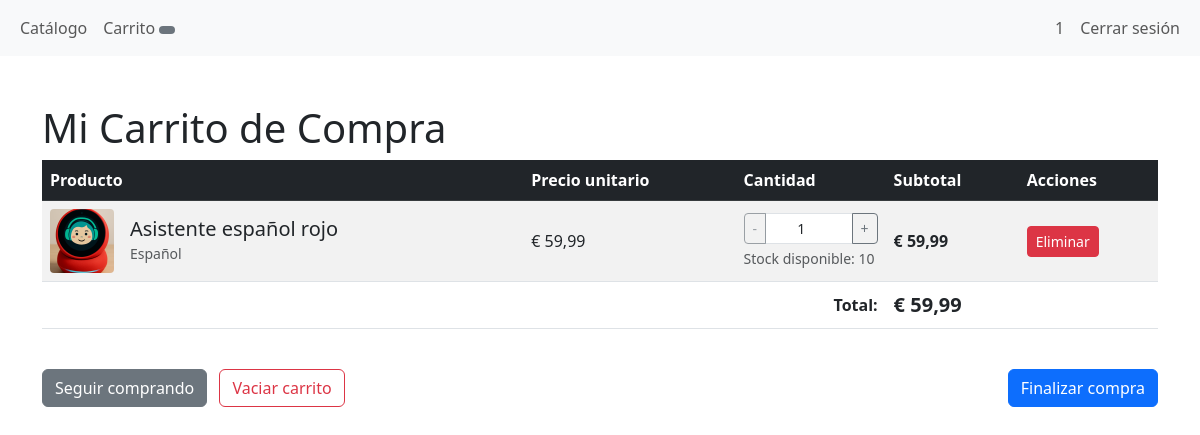
The app's page /carrito (signed in), older data.
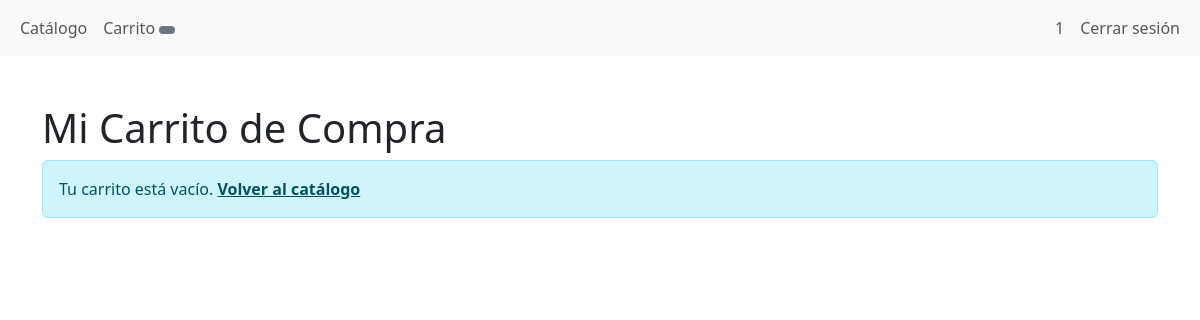
The same page, newer data.
### tables this page shows
CREATE TABLE Items_Carrito (
            id_item INTEGER PRIMARY KEY AUTOINCREMENT,
            id_carrito INTEGER NOT NULL,
            id_producto INTEGER NOT NULL,
            cantidad INTEGER NOT NULL DEFAULT 1,
            FOREIGN KEY (id_carrito) REFERENCES Carritos(id_carrito),
            FOREIGN KEY (id_producto) REFERENCES Productos(id_producto)
        );

CREATE TABLE Productos (
            id_producto INTEGER PRIMARY KEY AUTOINCREMENT,
            nombre TEXT NOT NULL,
            descripcion TEXT,
            precio REAL NOT NULL,
            stock INTEGER NOT NULL DEFAULT 0,
            categoria TEXT,
            imagen_url TEXT
        );

### controllers/CarritoController.php (called while the page is built, shortened)
<?php
require_once __DIR__ . '/../models/Carrito.php';
require_once __DIR__ . '/../models/ItemCarrito.php';
require_once __DIR__ . '/../models/Producto.php';
class CarritoController {
    private PDO $db;
    public function __construct(PDO $db) {
        $this->db = $db;
    }
    public function index() {
        $userId  = $_SESSION['user_id'];
        $carrito = Carrito::getActive($this->db, $userId);
        $items   = $carrito->getItems($this->db);
        $total   = $carrito->getTotal($this->db);
        include __DIR__ . '/../views/header.php';
        include __DIR__ . '/../views/carrito.php';
        include __DIR__ . '/../views/footer.php';
    }
}

### models/Carrito.php (called while the page is built, shortened)
<?php
class Carrito {
    public int $id_carrito;
    public static function getActive(PDO $db, int $userId): ?Carrito {
        $sql = "
            SELECT
                id_carrito,
                id_usuario,
                fecha_creacion,
                activo
            FROM Carritos
            WHERE id_usuario = :id_usuario AND activo = 1
            ORDER BY fecha_creacion DESC
            LIMIT 1
        ";
        $stmt = $db->prepare($sql);
        $stmt->execute(['id_usuario' => $userId]);
        $stmt->setFetchMode(PDO::FETCH_CLASS | PDO::FETCH_PROPS_LATE, self::class);
        $carrito = $stmt->fetch();
        return $carrito;
    }
    public function getItems(PDO $db): array {
        return ItemCarrito::getAllByCarrito($db, $this->id_carrito);
    }
    public function getTotal(PDO $db): float {
        $sql = "
            SELECT SUM(p.precio * ic.cantidad) as total
            FROM Items_Carrito ic
            JOIN Productos p ON ic.id_producto = p.id_producto
            WHERE ic.id_carrito = :id_carrito
        ";
        $stmt = $db->prepare($sql);
        $stmt->execute(['id_carrito' => $this->id_carrito]);
        $result = $stmt->fetch(PDO::FETCH_ASSOC);
        return $result['total'] ?? 0;
    }
}

### models/ItemCarrito.php (called while the page is built, shortened)
<?php
require_once __DIR__ . '/Producto.php';
class ItemCarrito {
    public static function getAllByCarrito(PDO $db, int $carritoId): array {
        $sql = "
            SELECT
                ic.id_item,
                ic.id_carrito,
                ic.id_producto,
                ic.cantidad,
                p.id_producto as 'producto_id',
                p.nombre,
                p.descripcion,
                p.precio,
                p.stock,
                p.categoria,
                p.imagen_url
            FROM Items_Carrito ic
            JOIN Productos p ON ic.id_producto = p.id_producto
            WHERE ic.id_carrito = :id_carrito
        ";
        $stmt = $db->prepare($sql);
        $stmt->execute(['id_carrito' => $carritoId]);
        $items = [];
        while ($row = $stmt->fetch(PDO::FETCH_ASSOC)) {
            $item = new ItemCarrito();
            $item->id_item = $row['id_item'];
            $item->id_carrito = $row['id_carrito'];
            $item->id_producto = $row['id_producto'];
            $item->cantidad = $row['cantidad'];
            $producto = new Producto();
            $producto->id_producto = $row['producto_id'];
            $producto->nombre = $row['nombre'];
            $producto->descripcion = $row['descripcion'];
            $producto->precio = $row['precio'];
            $producto->stock = $row['stock'];
            $producto->categoria = $row['categoria'];
            $producto->imagen_url = $row['imagen_url'];
            $item->producto = $producto;
            $items[] = $item;
        }
        return $items;
    }
}

### models/producto.php (called while the page is built, shortened)
<?php
class Producto {
    public float   $precio;
    public ?string $imagen_url;
    public function getPrecioFormateado(): string {
        return number_format($this->precio, 2, ',', '.');
    }
    public function getRutaImagen(): string {
        $ruta = str_replace('\\', '/', $this->imagen_url);
        if (substr($ruta, 0, 1) !== '/') {
            $ruta = '/' . $ruta;
        }
        return $ruta;
    }
}

### views/carrito.php (the view, shortened to what this page needs)
<div class="container py-4">
  <h1>Mi Carrito de Compra</h1>
  <?php if (empty($items)): ?>
    <div class="alert alert-info">
      Tu carrito está vacío. <a href="/" class="alert-link">Volver al catálogo</a>
    </div>
  <?php else: ?>
    <div class="table-responsive">
      <table class="table table-striped">
        <thead class="table-dark">
          <tr>
            <th>Producto</th>
            <th>Precio unitario</th>
            <th>Cantidad</th>
            <th>Subtotal</th>
            <th>Acciones</th>
          </tr>
        </thead>
        <tbody>
          <?php foreach ($items as $item): ?>
            <tr class="align-middle" data-item-id="<?= $item->id_item ?>">
              <td>
                <div class="d-flex align-items-center">
                  <?php if ($item->producto->imagen_url): ?>
                    <img
                      src="<?= htmlspecialchars($item->producto->getRutaImagen()) ?>"
                      alt="<?= htmlspecialchars($item->producto->nombre) ?>"
                      class="me-3"
                      style="width:64px; height:64px; object-fit:cover; border-radius:4px;"
                    >
                  <?php endif; ?>
                  <div>
                    <h5 class="mb-0"><?= htmlspecialchars($item->producto->nombre) ?></h5>
                    <?php if ($item->producto->categoria): ?>
                      <small class="text-muted"><?= htmlspecialchars($item->producto->categoria) ?></small>
                    <?php endif; ?>
                  </div>
                </div>
              </td>
              <td>€ <?= $item->producto->getPrecioFormateado() ?></td>
              <td style="width: 150px;">
                <div class="input-group">
                  <button
                    class="btn btn-outline-secondary btn-sm btn-decrement"
                    type="button"
                    <?= $item->cantidad <= 1 ? 'disabled' : '' ?>
                  >-</button>
                  <input
                    type="number"
                    class="form-control form-control-sm text-center cantidad-input"
                    value="<?= $item->cantidad ?>"
                    min="1"
                    max="<?= $item->producto->stock ?>"
                    data-item-id="<?= $item->id_item ?>"
                  >
                  <button
                    class="btn btn-outline-secondary btn-sm btn-increment"
                    type="button"
                    <?= $item->cantidad >= $item->producto->stock ? 'disabled' : '' ?>
                  >+</button>
                </div>
                <small class="d-block text-muted mt-1">
                  Stock disponible: <?= $item->producto->stock ?>
                </small>
              </td>
              <td class="fw-bold">
                € <?= number_format($item->producto->precio * $item->cantidad, 2, ',', '.') ?>
              </td>
              <td>
                <button
                  class="btn btn-danger btn-sm btn-remove-item"
                  data-item-id="<?= $item->id_item ?>"
                >
                  <i class="bi bi-trash"></i> Eliminar
                </button>
              </td>
            </tr>
          <?php endforeach; ?>
        </tbody>
        <tfoot>
          <tr>
            <td colspan="3" class="text-end fw-bold">Total:</td>
            <td class="fw-bold fs-5">€ <?= number_format($total, 2, ',', '.') ?></td>
            <td></td>
          </tr>
        </tfoot>
      </table>
    </div>
    <div class="d-flex justify-content-between mt-4">
      <div>
        <a href="/" class="btn btn-secondary">
          <i class="bi bi-arrow-left"></i> Seguir comprando
        </a>
        <button id="btn-empty-cart" class="btn btn-outline-danger ms-2">
          <i class="bi bi-trash"></i> Vaciar carrito
        </button>
      </div>
      <a href="/checkout" class="btn btn-primary">
        <i class="bi bi-cart-check"></i> Finalizar compra
      </a>
    </div>
  <?php endif; ?>
</div>

### public/index.php (shortened to what this page needs)
<?php
require_once __DIR__ . '/../config/database.php';
require_once __DIR__ . '/../controllers/CarritoController.php';
$db = getConnection();
$uri = parse_url($_SERVER['REQUEST_URI'], PHP_URL_PATH);
switch ($uri) {
    case '/carrito':
        $carritoController = new CarritoController($db);
        $carritoController->index();
        break;
}

### views/header.php (shortened to what this page needs)
<!DOCTYPE html>
<html lang="es">
<head>
    <link href="https://cdn.jsdelivr.net/npm/bootstrap@5.3.0/dist/css/bootstrap.min.css" rel="stylesheet">
</head>
<body>
<nav class="navbar navbar-expand-lg navbar-light bg-light mb-4">
  <div class="container-fluid">
    <div class="collapse navbar-collapse" id="navbarMain">
      <ul class="navbar-nav me-auto mb-2 mb-lg-0">
        <li class="nav-item">
          <a class="nav-link" href="/catalogo">Catálogo</a>
        </li>
        <li class="nav-item">
          <a class="nav-link" href="/carrito">Carrito
            <?php if (!empty($_SESSION['user_id'])): ?>
              <span class="badge bg-secondary">
              </span>
            <?php endif; ?>
          </a>
        </li>
      </ul>
      <ul class="navbar-nav ms-auto mb-2 mb-lg-0">
        <?php if (!empty($_SESSION['user_id'])): ?>
          <li class="nav-item">
            <a class="nav-link" href="/perfil"><?= htmlspecialchars($_SESSION['user_name'] ?? 'Perfil') ?></a>
          </li>
          <li class="nav-item">
            <a class="nav-link" href="/logout">Cerrar sesión</a>
          </li>
        <?php endif; ?>
      </ul>
    </div>
  </div>
</nav>

### views/footer.php (shortened to what this page needs)
</body>
</html>

Row changes from the older to the newer data that the page shows:
removed items_carrito: id_producto.nombre "Asistente español rojo", id_producto.categoria "Español", id_producto.precio "59,99", cantidad "1", id_producto.stock "10", $item->producto->precio * $item->cantidad "59,99"
Text that changed along with them:
$total: "59,99" → (not shown)
text no longer shown: "Producto Precio unitario Cantidad Subtotal Acciones Total: € Seguir comprando Vaciar carrito Finalizar compra"
text now shown: "Tu carrito está vacío. Volver al catálogo"
